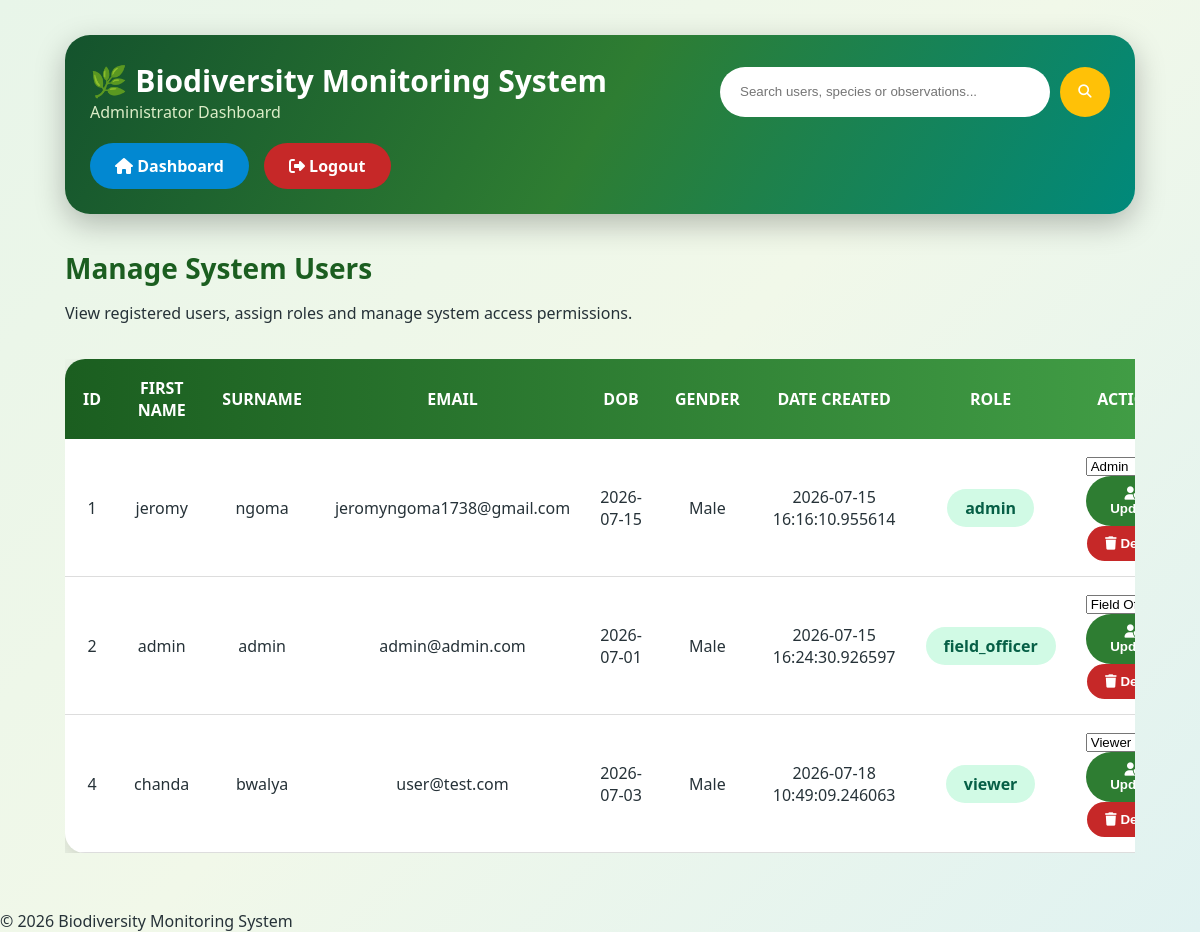
The app's page /manageUser (signed in) with its own data.
### models.py (models this page shows, shortened)
class Details(db.Model):
    __tablename__ = "details"
    id = db.Column(db.Integer, primary_key=True)
    First_name = db.Column(db.String(50), nullable=False)
    surname = db.Column(db.String(50), nullable=False)
    email = db.Column(db.String(50), unique=True, nullable=False)
    phone = db.Column(db.String(20))
    DOB = db.Column(db.String(20))
    gender = db.Column(db.String(10))
    password = db.Column(db.String(255), nullable=False)
    role = db.Column(db.String(50), nullable=False, default="viewer")
    date_Created = db.Column(db.DateTime,default=lambda: datetime.now(timezone.utc))
    reset_token = db.Column(db.String(200),nullable=True)
    reset_token_expiry = db.Column(db.DateTime,nullable=True)
    reviewed_observations = db.relationship( "Observation",foreign_keys="Observation.reviewed_by",
        backref="reviewer", lazy=True
    )

### app.py (the view)
@app.route("/manageUser")
@login_required
@role_required("admin")
def managerUser():
    users = Details.query.all()
    return render_template("manageUser.html", users=users)

### app.py (called while the page is built)
def login_required(f):
    @wraps(f)
    def decorated_function(*args, **kwargs):
        if 'user_id' not in session:
            return redirect(url_for('login'))
        return f(*args, **kwargs)
    return decorated_function

def role_required(*roles):
    def decorator(f):
        @wraps(f)
        def decorated_function(*args, **kwargs):
            if 'user_id' not in session:
                return redirect(url_for('login'))
            if session.get('role') not in roles:
                return "Access Denied", 403
            return f(*args, **kwargs)
        return decorated_function
    return decorator

### templates/manageUser.html (shortened to what this page needs)
{% extends "base.html" %}
{% block css %}
<link rel="stylesheet" href="{{ url_for('static', filename='adminstyle.css') }}">
{% endblock %}
{% block content %}
<div class="admin-container">
    <header class="top-bar">
        <div class="logo">
            <h1>🌿 Biodiversity Monitoring System</h1>
            <p>Administrator Dashboard</p>
        </div>
        <form action="{{ url_for('search') }}" method="GET" class="search-form">
            <input
                type="text"
                name="search"
                placeholder="Search users, species or observations..."
                value="{{ search if search else '' }}"
            >
            <button type="submit">
                <i class="fa-solid fa-magnifying-glass"></i>
            </button>
        </form>
        <div class="nav-buttons">
            <a href="{{ url_for('admin') }}" class="nav-btn">
                <i class="fa-solid fa-house"></i>
                Dashboard
            </a>
            <a href="{{ url_for('logout') }}" class="logout-btn">
                <i class="fa-solid fa-right-from-bracket"></i>
                Logout
            </a>
        </div>
    </header>
    <h2 class="section-title">
        Manage System Users
    </h2>
    <p class="description">
        View registered users, assign roles and manage system access permissions.
    </p>
    <div class="table-container">
        <table>
            <thead>
                <tr>
                    <th>ID</th>
                    <th>First Name</th>
                    <th>Surname</th>
                    <th>Email</th>
                    <th>DOB</th>
                    <th>Gender</th>
                    <th>Date Created</th>
                    <th>Role</th>
                    <th>Actions</th>
                </tr>
            </thead>
            <tbody>
            {% for user in users %}
                <tr>
                    <td>{{ user.id }}</td>
                    <td>{{ user.First_name }}</td>
                    <td>{{ user.surname }}</td>
                    <td>{{ user.email }}</td>
                    <td>{{ user.DOB }}</td>
                    <td>{{ user.gender }}</td>
                    <td>{{ user.date_Created }}</td>
                    <td>
                        <span class="role-badge">
                            {{ user.role }}
                        </span>
                    </td>
                    <td class="actions">
                        <form
                        action="{{ url_for('change_role', id=user.id) }}"
                        method="POST"
                        class="role-form">
                            <select name="role">
                                <option value="viewer"
                                {% if user.role == "viewer" %}selected{% endif %}>
                                    Viewer
                                </option>
                                <option value="field_officer"
                                {% if user.role == "field_officer" %}selected{% endif %}>
                                    Field Officer
                                </option>
                                <option value="admin"
                                {% if user.role == "admin" %}selected{% endif %}>
                                    Admin
                                </option>
                            </select>
                            <button type="submit" class="update-btn">
                                <i class="fa-solid fa-user-shield"></i>
                                Update
                            </button>
                        </form>
                        <form
                        action="{{ url_for('delete_user', id=user.id) }}"
                        method="POST">
                            <button
                            type="submit"
                            class="delete-btn"
                            onclick="return confirm('Delete this user?')">
                                <i class="fa-solid fa-trash"></i>
                                Delete
                            </button>
                        </form>
                    </td>
                </tr>
            {% endfor %}
            </tbody>
        </table>
    </div>
</div>
{% endblock %}

### static/adminstyle.css (style rules this page uses)
* { margin:0; padding:0; box-sizing:border-box; }
body { font-family:'Segoe UI',Tahoma,sans-serif; background: linear-gradient( 135deg, #e8f5e9, #f1f8e9, #e0f2f1 ); color:#263238; }
a { text-decoration:none; color:inherit; }
.admin-container, .user-container, .gallery-container { width:95%; margin:auto; padding:35px; }
.top-bar { background: linear-gradient( 120deg, #14532d, #2e7d32, #00897b ); padding:25px; border-radius:25px; display:flex; justify-content:space-between; align-items:center; flex-wrap:wrap; gap:20px; box-shadow: 0 10px 30px rgba(0,0,0,.25); }
.logo h1 { color:white; font-size:30px; }
.logo p { color:#dcedc8; }
.search-form { display:flex; gap:10px; }
.search-form input { width:330px; padding:14px 20px; border-radius:30px; border:none; outline:none; }
.search-form button { width:50px; height:50px; border-radius:50%; background:#ffc107; color:white; border:none; cursor:pointer; }
.nav-buttons { display:flex; gap:15px; }
.nav-btn, .logout-btn { padding:12px 25px; border-radius:30px; color:white; font-weight:bold; }
.nav-btn { background:#0288d1; }
.logout-btn { background:#c62828; }
.section-title { margin:35px 0 15px; color:#1b5e20; font-size:28px; }
h1 { color:#1b5e20; }
.table-container { margin-top:35px; overflow-x:auto; }
table { width:100%; border-collapse:collapse; background:white; border-radius:20px; overflow:hidden; box-shadow: 0 10px 25px rgba(0,0,0,.15); }
thead { background: linear-gradient( 90deg, #1b5e20, #43a047 ); }
th { padding:18px; color:white; text-transform:uppercase; }
td { padding:15px; text-align:center; border-bottom:1px solid #ddd; }
.role-badge { background:#d1fae5; color:#065f46; padding:8px 18px; border-radius:20px; font-weight:bold; }
button { border:none; padding:10px 18px; border-radius:25px; cursor:pointer; font-weight:bold; }
.update-btn { background:#2e7d32; color:white; }
.delete-btn { background:#c62828; color:white; }

### records on screen
Details: id "1", First_name "jeromy", surname "ngoma", email "jeromyngoma1738@gmail.com", DOB "2026-07-15", gender "Male", date_Created "2026-07-15 16:16:10.955614", role "admin", role "Admin"
Details: id "2", First_name "admin", surname "admin", email "admin@admin.com", DOB "2026-07-01", gender "Male", date_Created "2026-07-15 16:24:30.926597", role "field_officer", role "Field Officer"
Details: id "4", First_name "chanda", surname "bwalya", email "user@test.com", DOB "2026-07-03", gender "Male", date_Created "2026-07-18 10:49:09.246063", role "viewer", role "Viewer"
